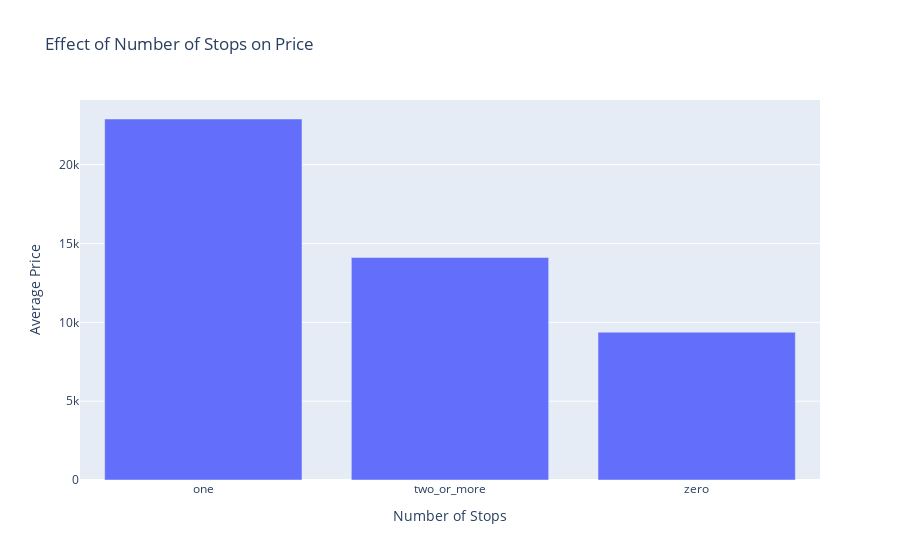

Source (notebook cell):
### Code cell
print(data['stops'].unique())

# Group data by number of stops and compute mean price
price_by_stops = data.groupby('stops')['price'].mean()
fig = make_subplots(rows=1, cols=1)

# Add bar plot for number of stops and mean price
fig.add_trace(go.Bar(x=price_by_stops.index, y=price_by_stops.values, name="Average Price"),
              row=1, col=1)
fig.update_layout(title="Effect of Number of Stops on Price",
                  xaxis=dict(title="Number of Stops"),
                  yaxis=dict(title="Average Price"))
fig.show()

### Figure 1 — Plotly figure (JSON) as saved in the notebook; plotly's stock layout.template omitted (floating-point values rounded to 4 significant figures)
{"data": [{"name": "Average Price", "type": "bar", "x": ["one", "two_or_more", "zero"], "xaxis": "x", "y": [22900.0, 14110.0, 9376.0], "yaxis": "y"}], "layout": {"title": {"text": "Effect of Number of Stops on Price"}, "xaxis": {"anchor": "y", "domain": [0, 1], "title": {"text": "Number of Stops"}}, "yaxis": {"anchor": "x", "domain": [0, 1], "title": {"text": "Average Price"}}}}
